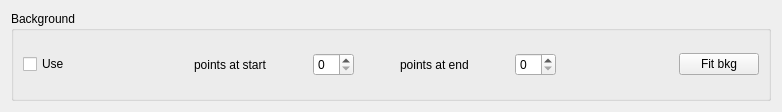
<?xml version="1.0" encoding="UTF-8"?>
<ui version="4.0">
 <class>linearBackground</class>
 <widget class="QWidget" name="linearBackground">
  <property name="geometry">
   <rect>
    <x>0</x>
    <y>0</y>
    <width>782</width>
    <height>112</height>
   </rect>
  </property>
  <property name="windowTitle">
   <string>Background handling</string>
  </property>
  <layout class="QGridLayout" name="gridLayout_2">
   <item row="0" column="0">
    <widget class="QGroupBox" name="groupBox">
     <property name="title">
      <string>Background</string>
     </property>
     <layout class="QGridLayout" name="gridLayout">
      <item row="0" column="0">
       <layout class="QHBoxLayout" name="horizontalLayout">
        <item>
         <widget class="QCheckBox" name="useBkg">
          <property name="text">
           <string>Use</string>
          </property>
         </widget>
        </item>
        <item>
         <spacer name="horizontalSpacer_5">
          <property name="orientation">
           <enum>Qt::Horizontal</enum>
          </property>
          <property name="sizeHint" stdset="0">
           <size>
            <width>40</width>
            <height>20</height>
           </size>
          </property>
         </spacer>
        </item>
        <item>
         <layout class="QVBoxLayout" name="verticalLayout_4">
          <item>
           <layout class="QHBoxLayout" name="horizontalLayout_8">
            <item>
             <widget class="QLabel" name="label_6">
              <property name="text">
               <string>points at start</string>
              </property>
             </widget>
            </item>
            <item>
             <spacer name="horizontalSpacer_3">
              <property name="orientation">
               <enum>Qt::Horizontal</enum>
              </property>
              <property name="sizeHint" stdset="0">
               <size>
                <width>40</width>
                <height>20</height>
               </size>
              </property>
             </spacer>
            </item>
            <item>
             <widget class="QSpinBox" name="bkgStartPointsSB"/>
            </item>
            <item>
             <layout class="QHBoxLayout" name="horizontalLayout_10">
              <item>
               <spacer name="horizontalSpacer">
                <property name="orientation">
                 <enum>Qt::Horizontal</enum>
                </property>
                <property name="sizeHint" stdset="0">
                 <size>
                  <width>40</width>
                  <height>20</height>
                 </size>
                </property>
               </spacer>
              </item>
              <item>
               <widget class="QLabel" name="label_7">
                <property name="text">
                 <string>points at end</string>
                </property>
               </widget>
              </item>
              <item>
               <spacer name="horizontalSpacer_2">
                <property name="orientation">
                 <enum>Qt::Horizontal</enum>
                </property>
                <property name="sizeHint" stdset="0">
                 <size>
                  <width>40</width>
                  <height>20</height>
                 </size>
                </property>
               </spacer>
              </item>
              <item>
               <widget class="QSpinBox" name="bkgEndPointsSB"/>
              </item>
             </layout>
            </item>
           </layout>
          </item>
         </layout>
        </item>
        <item>
         <spacer name="horizontalSpacer_4">
          <property name="orientation">
           <enum>Qt::Horizontal</enum>
          </property>
          <property name="sizeHint" stdset="0">
           <size>
            <width>40</width>
            <height>20</height>
           </size>
          </property>
         </spacer>
        </item>
        <item>
         <widget class="QPushButton" name="fitBkg">
          <property name="text">
           <string>Fit bkg</string>
          </property>
         </widget>
        </item>
       </layout>
      </item>
     </layout>
    </widget>
   </item>
  </layout>
 </widget>
 <resources/>
 <connections/>
</ui>
